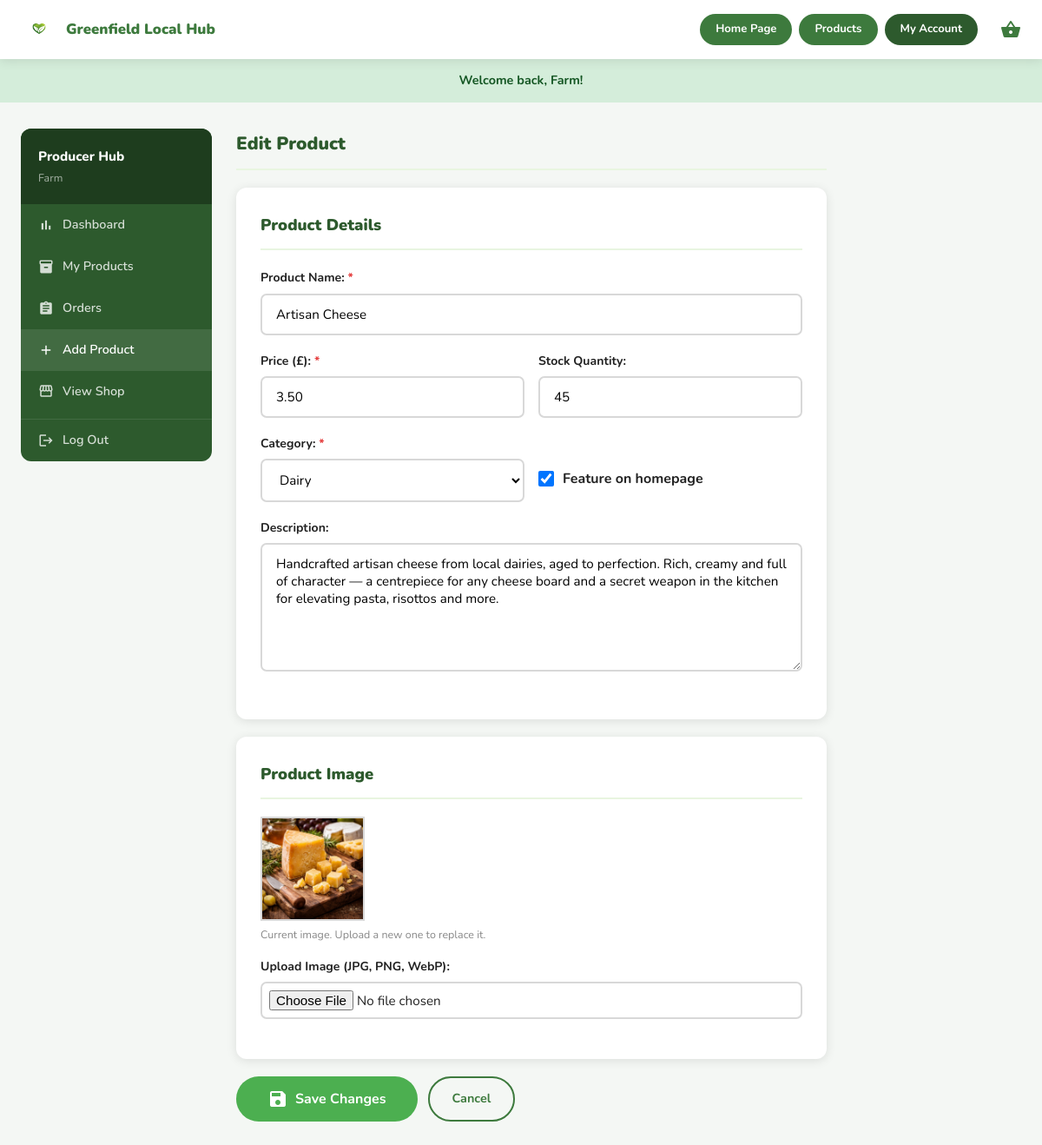
The page /producer/add-product.php?edit=8 (signed in) on the database its author committed.
### tables this page shows
CREATE TABLE products (
    id             INT AUTO_INCREMENT PRIMARY KEY,
    name           VARCHAR(255) NOT NULL,
    description    TEXT,
    price          DECIMAL(10,2) NOT NULL,
    image          VARCHAR(255),
    category_id    INT,
    producer_id    INT,
    stock_quantity INT DEFAULT 100,
    featured       TINYINT(1) DEFAULT 0,
    created_at     TIMESTAMP DEFAULT CURRENT_TIMESTAMP,
    FOREIGN KEY (category_id) REFERENCES categories(id),
    FOREIGN KEY (producer_id) REFERENCES users(id)
);

CREATE TABLE categories (
    id   INT AUTO_INCREMENT PRIMARY KEY,
    name VARCHAR(100) NOT NULL
);

### producer/add-product.php (the view, shortened to what this page needs)
<?php
require_once '../includes/db.php';
$producer_id = $_SESSION['user_id'];
$edit_id     = (int)($_GET['edit'] ?? 0);
$product     = null;
if ($edit_id) {
    $s = $conn->prepare("SELECT * FROM products WHERE id = ? AND producer_id = ?");
    $s->bind_param('ii', $edit_id, $producer_id);
    $s->execute();
    $product = $s->get_result()->fetch_assoc();
}
$categories = $conn->query("SELECT * FROM categories ORDER BY name")->fetch_all(MYSQLI_ASSOC);
require_once '../includes/header.php';
?>
<main>
<div class="container">
<div class="producer-layout">
    <?php include 'producer-sidebar.php'; ?>
    <div class="product-form-wrap">
        <h1 class="manage-heading"><?= $product ? 'Edit Product' : 'Add New Product' ?></h1>
        <form method="POST" enctype="multipart/form-data">
            <div class="checkout-card">
                <h2 class="checkout-heading">Product Details</h2>
                <div class="form-group">
                    <label class="form-label">Product Name: <span style="color:var(--red);">*</span></label>
                    <input class="form-input" type="text" name="name" required
                           value="<?= htmlspecialchars($_POST['name'] ?? $product['name'] ?? '') ?>"
                           placeholder="e.g. Free-range Eggs">
                </div>
                <div class="form-row">
                    <div class="form-group">
                        <label class="form-label">Price (£): <span style="color:var(--red);">*</span></label>
                        <input class="form-input" type="number" name="price" min="0.01" step="0.01" required
                               value="<?= htmlspecialchars($_POST['price'] ?? $product['price'] ?? '') ?>"
                               placeholder="0.00">
                    </div>
                    <div class="form-group">
                        <label class="form-label">Stock Quantity:</label>
                        <input class="form-input" type="number" name="stock_quantity" min="0"
                               value="<?= htmlspecialchars($_POST['stock_quantity'] ?? $product['stock_quantity'] ?? 0) ?>">
                    </div>
                </div>
                <div class="form-row">
                    <div class="form-group">
                        <label class="form-label">Category: <span style="color:var(--red);">*</span></label>
                        <select class="form-input" name="category_id" required>
                            <?php foreach ($categories as $cat): ?>
                            <option value="<?= $cat['id'] ?>"
                                    <?= (($_POST['category_id'] ?? $product['category_id'] ?? 0) == $cat['id']) ? 'selected' : '' ?>>
                                <?= htmlspecialchars($cat['name']) ?>
                            </option>
                            <?php endforeach; ?>
                        </select>
                    </div>
                    <div class="form-group">
                        <label style="display:flex;align-items:center;gap:10px;padding-top:10px;font-weight:700;">
                            <input type="checkbox" name="featured" value="1"
                                   <?= (($_POST['featured'] ?? $product['featured'] ?? 0) == 1) ? 'checked' : '' ?>
                                   style="width:18px;height:18px;accent-color:var(--green-primary);">
                            Feature on homepage
                        </label>
                    </div>
                </div>
                <div class="form-group">
                    <label class="form-label">Description:</label>
                    <textarea class="form-input" name="description" rows="6"
                              placeholder="Describe the product — its origin, taste, uses..."><?= htmlspecialchars($_POST['description'] ?? $product['description'] ?? '') ?></textarea>
                </div>
            </div>
            <div class="checkout-card">
                <h2 class="checkout-heading">Product Image</h2>
                <?php if ($product && $product['image']): ?>
                <div class="image-preview-wrap" style="margin-bottom:14px;">
                    <img src="<?= htmlspecialchars('../' . $product['image']) ?>"
                         alt="Current image" style="max-height:120px;border-radius:var(--radius-sm);">
                    <div class="form-hint" style="margin-top:6px;">Current image. Upload a new one to replace it.</div>
                </div>
                <?php endif; ?>
                <div class="form-group">
                    <label class="form-label">Upload Image (JPG, PNG, WebP):</label>
                    <input type="file" name="image" accept="image/*"
                           class="form-input" style="padding:8px;"
                           onchange="previewImg(this)">
                </div>
            </div>
            <div style="display:flex;gap:12px;margin-top:6px;">
                <button type="submit" class="btn btn-primary btn-lg">
                    <span class="material-icons">save</span> <?= $product ? 'Save Changes' : 'Add Product' ?>
                </button>
                <a href="products.php" class="btn btn-outline">Cancel</a>
            </div>
        </form>
    </div>
</div>
</div>
</main>
<?php require_once '../includes/footer.php'; ?>

### css/style.css (style rules this page uses)
:root { --green: #3d7a3d; --green-dark: #2d5a2d; --green-deeper: #1e3d1e; --green-light: #e8f5e0; --red: #e53e3e; --white: #fff; --bg: #f4f7f4; --gray: #d8d8d8; --text: #222; --text-mid: #555; --text-light: #888; --shadow: 0 2px 12px rgba(0,0,0,.10); --r: 12px; --r-sm: 7px; --r-pill: 100px; }
*, *::before, *::after { box-sizing: border-box; margin: 0; padding: 0; }
body { font-family: 'Nunito', system-ui, sans-serif; background: var(--bg); color: var(--text); line-height: 1.65; min-height: 100vh; display: flex; flex-direction: column; }
main { flex: 1; }
a { text-decoration: none; color: inherit; }
img { max-width: 100%; display: block; }
button, input, select, textarea { font-family: inherit; }
.container { max-width: 1200px; margin: 0 auto; padding: 0 24px; }
.btn { display: inline-flex; align-items: center; justify-content: center; gap: 8px; padding: 11px 26px; border-radius: var(--r-pill); font-weight: 700; font-size: .9rem; cursor: pointer; border: none; text-decoration: none; white-space: nowrap; }
.btn-primary { background: #4caf50; color: #fff; }
.btn-outline { background: transparent; color: var(--green); border: 2px solid var(--green); }
.btn-lg { padding: 14px 36px; font-size: 1rem; }
.producer-layout { display: grid; grid-template-columns: 220px 1fr; gap: 28px; padding: 30px 0; }
.form-group { margin-bottom: 18px; }
.form-label { display: block; font-weight: 700; font-size: .88rem; margin-bottom: 6px; }
.form-input { width: 100%; padding: 12px 16px; border: 2px solid var(--gray); border-radius: var(--r-sm); font-size: .95rem; background: var(--white); }
.form-hint { font-size: .78rem; color: var(--text-light); margin-top: 4px; }
.form-row { display: grid; grid-template-columns: 1fr 1fr; gap: 16px; }
select.form-input { cursor: pointer; }
.image-preview-wrap { margin-top: 10px; }
.image-preview-wrap img { max-height: 140px; border-radius: var(--r-sm); border: 2px solid var(--gray); }
.checkout-card { background: var(--white); border-radius: var(--r); box-shadow: var(--shadow); padding: 28px; margin-bottom: 20px; }
.checkout-heading { font-size: 1.15rem; font-weight: 900; margin-bottom: 20px; padding-bottom: 12px; border-bottom: 2px solid var(--green-light); color: var(--green-dark); }
.manage-heading { font-size: 1.3rem; font-weight: 900; margin-bottom: 20px; padding-bottom: 12px; border-bottom: 2px solid var(--green-light); color: var(--green-dark); }
.product-form-wrap { max-width: 680px; }

### rows shown on the page
products: name "Artisan Cheese", price "3.50", stock_quantity "45", category_id "Dairy", featured "☑", description "Handcrafted artisan cheese from local dairies, aged to perfection. Rich, creamy and full of character — a centrepiece for any cheese board and a secret weapon in the kitchen for elevating pasta, risottos and more.", image (picture)

### other values the page prints
$_SESSION['flash_message'] "Welcome back, Farm!"
$_SESSION['user_first_name'] "Farm"
